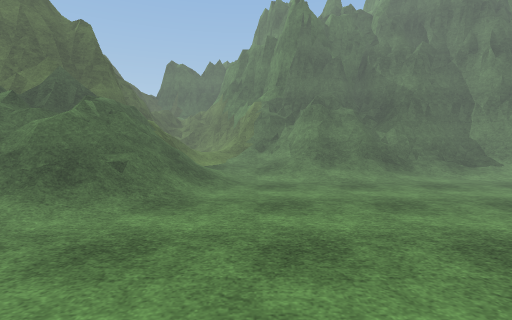
View 1 (above)

18 first-person views from a walk through a scene from a Unity 3-D project. The camera is 1.4 m above the floor, tilts 4° down and sees 85° across. The floor is counted in squares, 2 m on a side. Each view is taken from the middle of a square. On the plan, view 1 faces up. The plan holds only what a view shows up to about 9 squares ahead; the rest is blank. The place goes on beyond the plan. Some animated figures are not drawn. Surface patterns are stand-ins for the level's own textures.

View 2
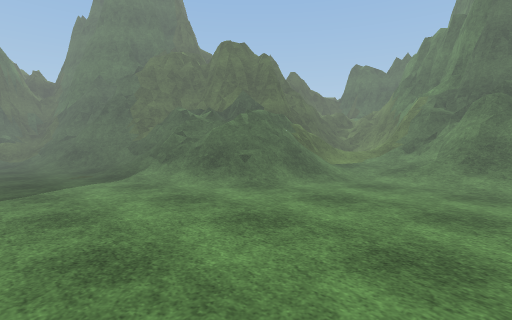

View 3
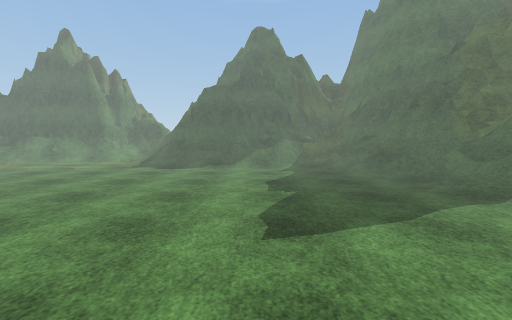

View 4
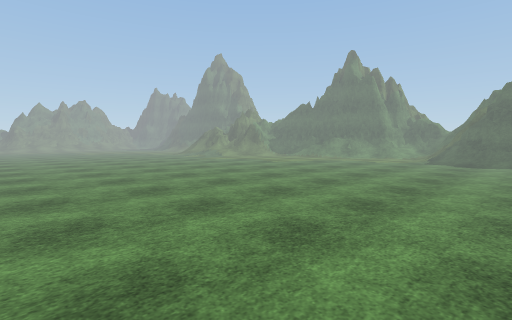

View 5
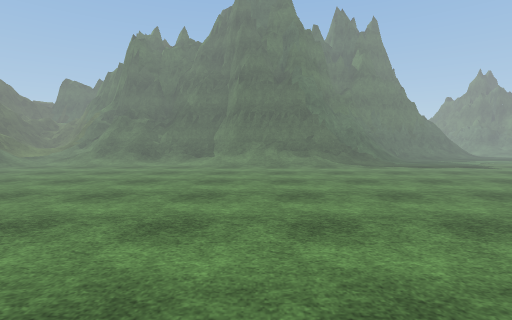

View 6
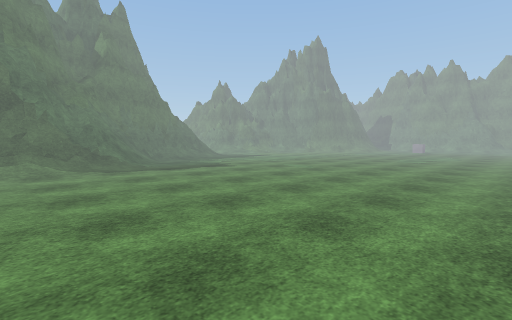

View 7
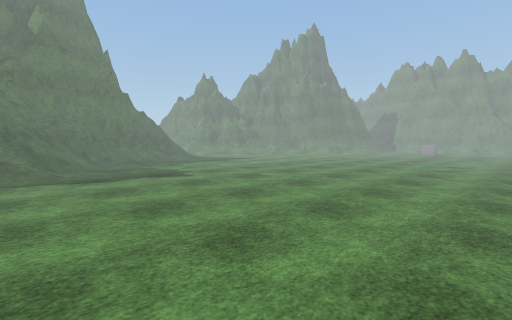

View 8
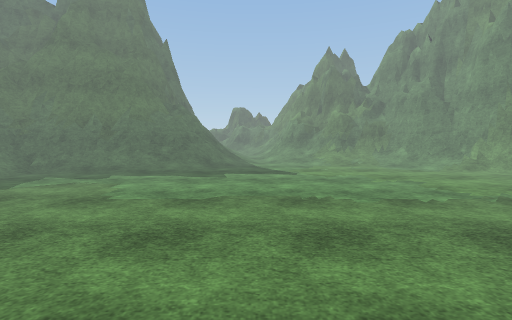

View 9
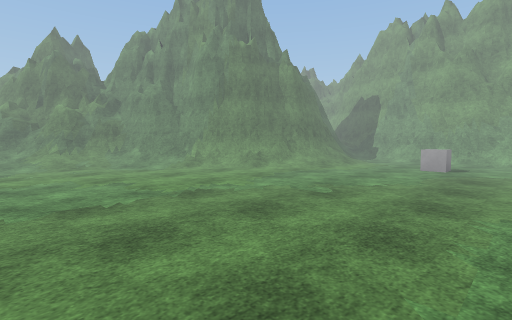

View 10
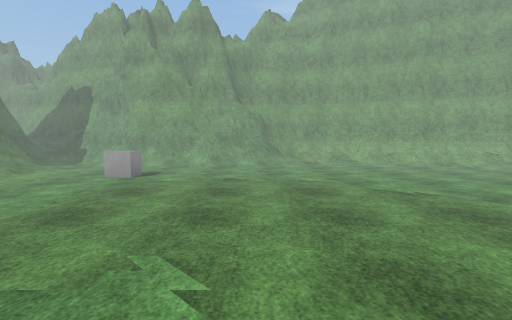

View 11
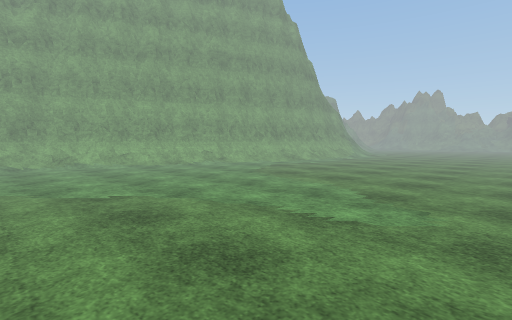

View 12
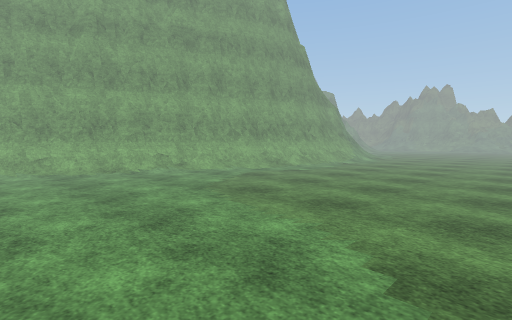

View 13
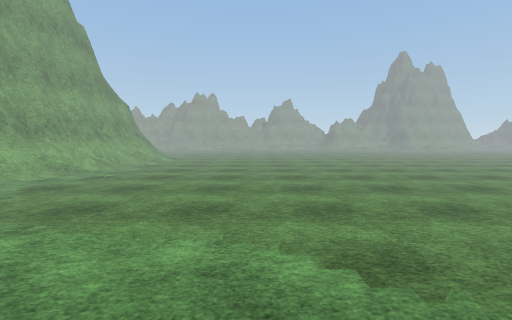

View 14
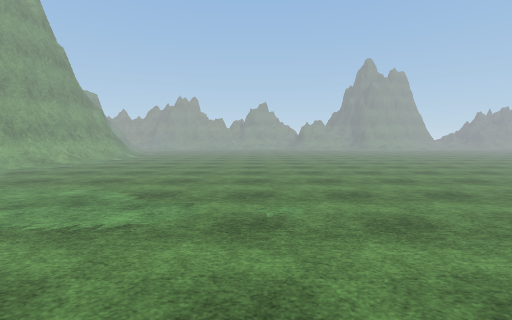

View 15
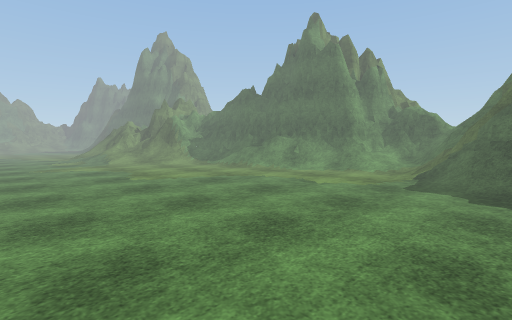

View 16
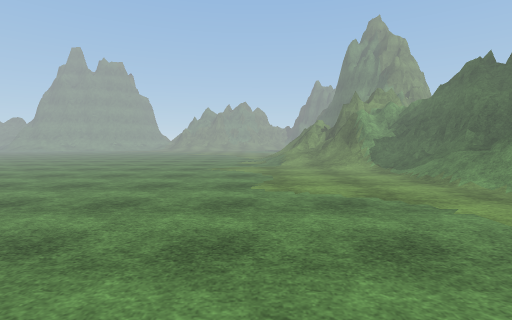

View 17
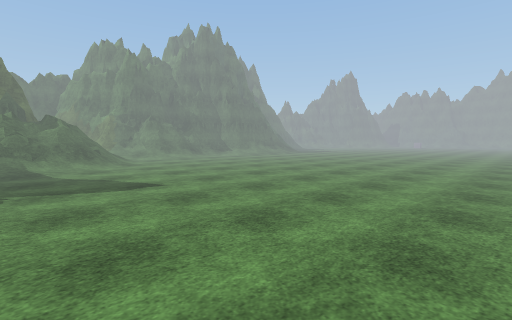

View 18
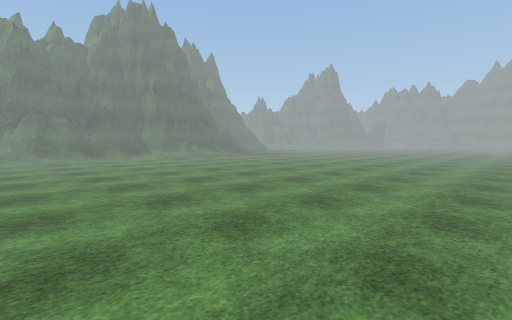

### Floor plan
Key: @ floor where view 1 was taken; # wall or solid block; . floor; / step, stairs or slope; = window, fence, low wall or low ledge; O other object.
Columns run from 11 left of view 1 to 28 right of it. Each row starts with its distance up from view 1.
 12                              #
 11                             ####
 10                          #////###
  9         ###             ##/..///##
  8         #=###        ####/.....//#
  7         #//###      ##//......../#######
  6         #=//#########//........../####/#
  5         ##////////////.............////#
  4        ##=/.........................../#
  3      ####=/........................O../#
  2   ####///............................./#
  1   #///...............................//#
  0   #/.......@........................../#
 -1   ##/.................................//
 -2   ##/..................................#
 -3   ##...................     ........../#
 -4 ###/...................    .........../#
 -5 #//..................     .........../##
 -6 #//...........           ............/#
 -7 ##/...........          .............##
 -8  #=/..........          ............/#
 -9  ##/..........         ............./#
-10   #/..........         .............##
-11   ##/.........           ........../#
-12   ###/........           ........../#
-13    #=/........                 ....

Where each view was taken, in squares from view 1:
view 1: 0 up, 0 right, facing up
view 2: 0 up, 2 right, facing up-left
view 3: 1 down, 0 right, facing left
view 4: 2 down, 2 right, facing down-left
view 5: 3 down, 6 right, facing up
view 6: 2 down, 7 right, facing up-right
view 7: 1 down, 9 right, facing up-right
view 8: 1 up, 16 right, facing up
view 9: 1 up, 17 right, facing up-right
view 10: 0 up, 19 right, facing right
view 11: 1 down, 19 right, facing down-right
view 12: 3 down, 20 right, facing down-right
view 13: 3 down, 21 right, facing down
view 14: 1 down, 19 right, facing down
view 15: 3 down, 3 left, facing down-left
view 16: 4 down, 5 left, facing down
view 17: 5 down, 4 left, facing up-right
view 18: 5 down, 0 right, facing up-right
